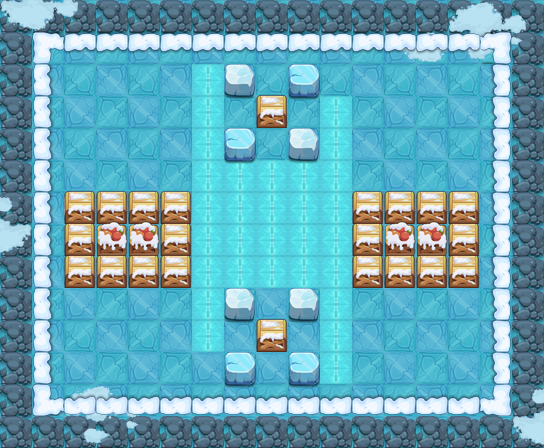

A level layout from a 2D game, rendered from its tile map. Below: a short description, then the map file with tile-grid data replaced by summaries:
An orthogonal 17x14 tile map with 32x32 px tiles, 12 tile layers (PASS, 块层 2, 块层 3, 块层 4, ...) and 9 objects (5x TRAP, 3x hsbjg2, PLAYER).

<map version="1.0" orientation="orthogonal" width="17" height="14" tilewidth="32" tileheight="32">
 <properties>
  <property name="DESTRY1" value="96" />
  <property name="DESTRY2" value="100" />
  <property name="DESTRY3" value="102" />
  <property name="DESTRY4" value="108" />
  <property name="DESTRY_COUNT" value="4" />
  <property name="EXP" value="1115" />
  <property name="ITEM" value="D042" />
  <property name="LOSE_SCRIPT" value="" />
  <property name="MONEY" value="1673" />
  <property name="START_SCRIPT" value="lv125" />
  <property name="WIN_SCRIPT" value="" />
 </properties>
 <tileset firstgid="1" name="jdbl" tilewidth="32" tileheight="32">
  <image source="jdbl.png" width="500" height="500" />
 </tileset>
 <layer name="PASS" width="17" height="14">
  <data>[238 cells, 144 non-empty, 6 distinct tile ids]</data>
 </layer>
 <layer name="块层 2" width="17" height="14">
  <data>[238 cells, 171 non-empty, 6 distinct tile ids]</data>
 </layer>
 <layer name="块层 3" width="17" height="14">
  <data>[238 cells, 58 non-empty, 1 distinct tile ids]</data>
 </layer>
 <layer name="块层 4" width="17" height="14">
  <data>[238 cells, 26 non-empty, 10 distinct tile ids]</data>
 </layer>
 <layer name="块层 5" width="17" height="14">
  <data>[238 cells, 50 non-empty, 2 distinct tile ids]</data>
 </layer>
 <layer name="块层 17" width="17" height="14">
  <data>[238 cells, 8 non-empty, 2 distinct tile ids]</data>
 </layer>
 <layer name="块层 6" width="17" height="14">
  <data>[238 cells, 34 non-empty, 4 distinct tile ids]</data>
 </layer>
 <layer name="SHELTER 10" width="17" height="14">
  <data>[238 cells, 1 non-empty, 1 distinct tile ids]</data>
 </layer>
 <layer name="SHELTER 7" width="17" height="14">
  <data>[238 cells, 8 non-empty, 1 distinct tile ids]</data>
 </layer>
 <layer name="SHELTER 6" width="17" height="14">
  <data>[238 cells, 8 non-empty, 2 distinct tile ids]</data>
 </layer>
 <layer name="SHELTER 5" width="17" height="14">
  <data>[238 cells, 8 non-empty, 1 distinct tile ids]</data>
 </layer>
 <layer name="SHELTER 2" width="17" height="14">
  <data>[238 cells, 1 non-empty, 1 distinct tile ids]</data>
 </layer>
 <objectgroup name="对象层 1" width="17" height="14">
  <object name="hsbjg2" x="96" y="320" width="32" height="32">
   <properties>
    <property name="lua_ai" value="monster_hsbjg_ai" />
    <property name="quality" value="hsbjg2.quality" />
   </properties>
  </object>
  <object name="PLAYER" type="PLAYER" x="64" y="64" width="32" height="32" />
  <object name="hsbjg2" x="416" y="320" width="32" height="32">
   <properties>
    <property name="lua_ai" value="monster_hsbjg_ai" />
    <property name="quality" value="hsbjg2.quality" />
   </properties>
  </object>
  <object name="hsbjg2" x="416" y="96" width="32" height="32">
   <properties>
    <property name="lua_ai" value="monster_hsbjg_ai" />
    <property name="quality" value="hsbjg2.quality" />
   </properties>
  </object>
  <object name="ice_road" type="TRAP" x="224" y="160" width="96" height="128">
   <properties>
    <property name="lua_ai" value="ice_road_ai" />
   </properties>
  </object>
  <object name="ice_road" type="TRAP" x="192" y="64" width="32" height="288">
   <properties>
    <property name="lua_ai" value="ice_road_ai" />
   </properties>
  </object>
  <object name="ice_road" type="TRAP" x="320" y="96" width="32" height="288">
   <properties>
    <property name="lua_ai" value="ice_road_ai" />
   </properties>
  </object>
  <object name="zi_dan_up1" type="TRAP" x="192" y="352" width="32" height="32">
   <properties>
    <property name="trap_ani" value="fire_cat_up.actor" />
    <property name="trap_delay" value="2" />
    <property name="trap_id" value="0" />
    <property name="trap_script" value="trap(&quot;zi_dan_up1&quot;):setAtkPower(target(&quot;PLAYER&quot;):getHP()*0.1);trap(&quot;zi_dan_up1&quot;):turnUp(); trap(&quot;zi_dan_up1&quot;):getAI():getActions():addObject( AIUseSkill:create(   SkillLua:create(&quot;skill_0001&quot;)  )  );" />
    <property name="trap_start_mode" value="2" />
    <property name="trap_state" value="open" />
   </properties>
  </object>
  <object name="zi_dan_down1" type="TRAP" x="320" y="64" width="32" height="32">
   <properties>
    <property name="trap_ani" value="fire_cat_down.actor" />
    <property name="trap_delay" value="2" />
    <property name="trap_id" value="0" />
    <property name="trap_script" value="trap(&quot;zi_dan_down1&quot;):setAtkPower(target(&quot;PLAYER&quot;):getHP()*0.1);trap(&quot;zi_dan_down1&quot;):turnDown(); trap(&quot;zi_dan_down1&quot;):getAI():getActions():addObject( AIUseSkill:create(   SkillLua:create(&quot;skill_0001&quot;)  )  );" />
    <property name="trap_start_mode" value="2" />
    <property name="trap_state" value="open" />
   </properties>
  </object>
 </objectgroup>
</map>
